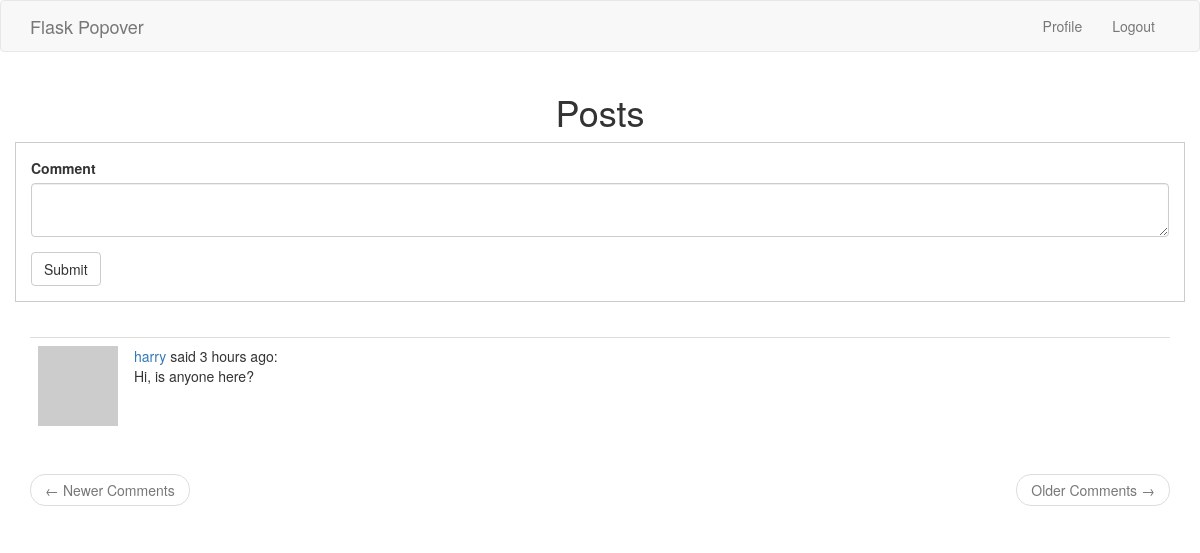
The app's page /index (signed in) with its own data.
### app/models.py (models this page shows, shortened)
class Post(db.Model):
    __table_name__ = 'post'
    id = db.Column(db.Integer, primary_key=True)
    body = db.Column(db.String(140))
    timestamp = db.Column(db.DateTime, index=True, default=datetime.utcnow)
    user_id = db.Column(db.Integer, db.ForeignKey('user.id'))

class User(UserMixin, db.Model):
    __table_name__ = 'users'
    id = db.Column(db.Integer, primary_key=True)
    username = db.Column(db.String(64), index=True, unique=True)
    email = db.Column(db.String(64), index=True, unique=True)
    password_hash = db.Column(db.String(128))
    about_me = db.Column(db.String(120))
    last_seen = db.Column(db.DateTime, default=datetime.utcnow)
    posts = db.relationship('Post', backref='author', lazy='dynamic')
    def avatar(self, size):
        digest = md5(self.email.lower().encode('utf-8')).hexdigest()
        return f'https://www.gravatar.com/avatar/{digest}?d=identicon&s={size}'

### app/routes.py (the view)
@app.route('/', methods=['GET', 'POST'])
@app.route('/index', methods=['GET', 'POST'])
@login_required
def index():
    form = CommentForm()
    if form.validate_on_submit():
        post = Post(body=form.body.data, author=current_user)
        db.session.add(post)
        db.session.commit()
        flash('Your comment has been published.')
        return redirect(url_for('index'))
    page = request.args.get('page', 1, type=int)
    posts = Post.query.order_by(Post.timestamp.desc()).paginate(
        page, app.config['POSTS_PER_PAGE'], False)
    next_url = url_for('index', page=posts.next_num) \
        if posts.has_next else None
    prev_url = url_for('index', page=posts.prev_num) \
        if posts.has_prev else None
    return render_template(
        'index.html',
        title='Posts',
        form=form,
        next_url=next_url,
        prev_url=prev_url,
        posts=posts.items
        )

### app/forms.py
class CommentForm(FlaskForm):
    body = TextAreaField('Comment', validators=[DataRequired()])
    submit = SubmitField('Submit')

### app/models.py (called while the page is built)
@login.user_loader
def load_user(id):
    return User.query.get(int(id))

### app/routes.py (called while the page is built)
@app.before_request
def before_request():
    if current_user.is_authenticated:
        current_user.last_seen = datetime.utcnow()
        db.session.commit()

### app/templates/index.html
{% extends 'base.html' %}
{% import 'bootstrap/wtf.html' as wtf %}
{% block app_context %}
<div class="row text-center">
    <div class="col-md-12">
        <h1>{{title}}</h1>
    </div>
</div>
<div class="row">
    <div class="col-sm-12 my-form">
        {{ wtf.quick_form(form) }}
    </div>
</div><br>
<div class="row">
    <div class="col-sm-12">
        {% for post in posts %}
            {% include '_posts.html' %}
        {% endfor %}
    </div>
</div>
<nav aria-label="...">
    <ul class="pager">
        <li class="previous{% if not prev_url %} disabled{% endif %}">
            <a href="{{ prev_url or '#' }}">
                <span aria-hidden="true">&larr;</span> Newer Comments
            </a>
        </li>
        <li class="next{% if not next_url %} disabled{% endif %}">
            <a href="{{ next_url or '#' }}">
                Older Comments <span aria-hidden="true">&rarr;</span>
            </a>
        </li>
    </ul>
</nav>
{% endblock %}

### app/templates/_posts.html
<table class="table table-hover">
    <tr valign='top'>
        <td width='70px'>
            <img src=" {{ post.author.avatar(36) }} ">
        </td>
        <td>
            <span class="user_popup">
                <a href="{{ url_for('user', username=post.author.username) }}">
                    {{ post.author.username }}
                </a>
            </span>
            said
            <span>
            {{ moment(post.timestamp).fromNow() }}:
            </span><br>
            <span>
                {{ post.body }}
            </span>
        </td>
    </tr>
</table>

### app/static/css/main.css (style rules this page uses)
.my-form { border: 1px solid #ccc; padding: 15px; margin-bottom: 15px; }

### records on screen
Post: author.username "harry", timestamp "3 hours ago", body "Hi, is anyone here?"

### other values on screen
{{ title }} "Posts"
